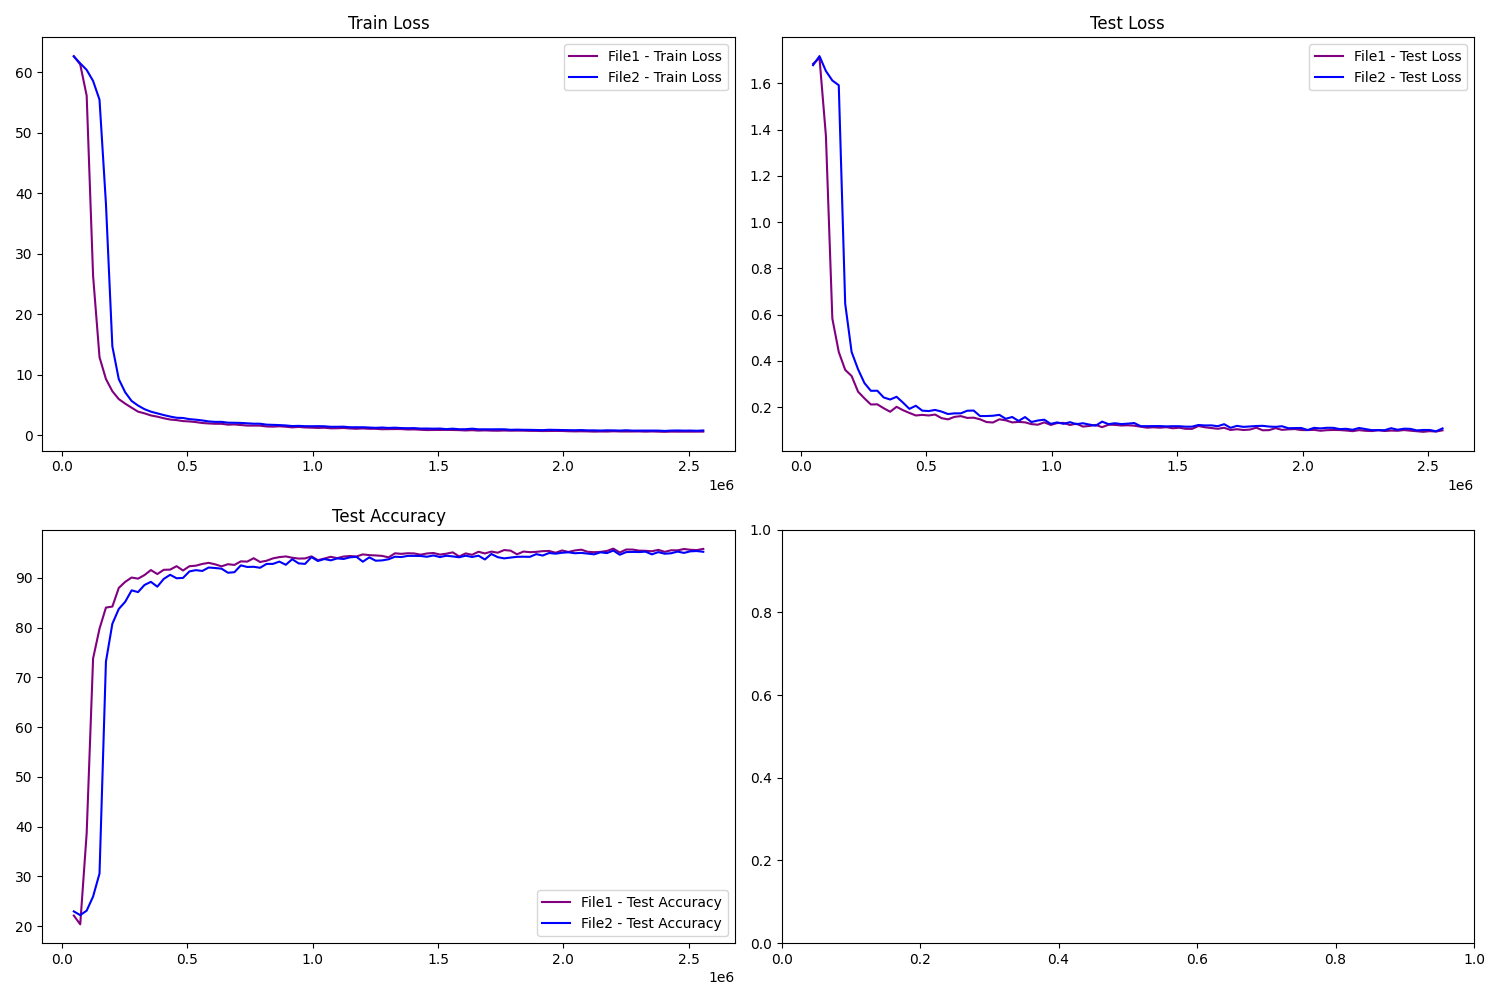

The Python source for this figure:
import matplotlib.pyplot as plt
import numpy as np
import pandas as pd
import argparse

# 读取命令行参数
parser = argparse.ArgumentParser()
parser.add_argument('--input1', type=str, required=True, help='输入文件1的路径')
parser.add_argument('--input2', type=str, required=True, help='输入文件2的路径')
parser.add_argument('--output', type=str, required=True, help='输出文件路径')
args = parser.parse_args()

# 读取两个文件的数据
data1 = pd.read_csv(args.input1, sep='\t', skiprows=[1])
data2 = pd.read_csv(args.input2, sep='\t', skiprows=[1])

# 创建子图
fig, axs = plt.subplots(2, 2, figsize=(15, 10))

# CIFAR 训练损失
axs[0, 0].plot(data1['DataNum'], data1['TrainLoss'], label='File1 - Train Loss', color='purple')
axs[0, 0].plot(data2['DataNum'], data2['TrainLoss'], label='File2 - Train Loss', color='blue')
axs[0, 0].set_title('Train Loss')
axs[0, 0].legend()

# CIFAR 测试损失
axs[0, 1].plot(data1['DataNum'], data1['TestLoss'], label='File1 - Test Loss', color='purple')
axs[0, 1].plot(data2['DataNum'], data2['TestLoss'], label='File2 - Test Loss', color='blue')
axs[0, 1].set_title('Test Loss')
axs[0, 1].legend()

# CIFAR 测试准确率
axs[1, 0].plot(data1['DataNum'], data1['TestAcc'], label='File1 - Test Accuracy', color='purple')
axs[1, 0].plot(data2['DataNum'], data2['TestAcc'], label='File2 - Test Accuracy', color='blue')
axs[1, 0].set_title('Test Accuracy')
axs[1, 0].legend()

# 调整布局
plt.tight_layout()

# 保存输出图像
plt.savefig(args.output)

# 输出差值最大
# 计算差值
train_loss_diff = np.abs(data1['TrainLoss'] - data2['TrainLoss'])
test_loss_diff = np.abs(data1['TestLoss'] - data2['TestLoss'])
test_acc_diff = np.abs(data1['TestAcc'] - data2['TestAcc'])

# 找到差值最大的x值
max_train_loss_idx = train_loss_diff.idxmax()
max_test_loss_idx = test_loss_diff.idxmax()
max_test_acc_idx = test_acc_diff.idxmax()

print(f"最大训练损失差值发生在 x = {data1['DataNum'][max_train_loss_idx]}, 差值 = {train_loss_diff[max_train_loss_idx]}")
print(f"最大测试损失差值发生在 x = {data1['DataNum'][max_test_loss_idx]}, 差值 = {test_loss_diff[max_test_loss_idx]}")
print(f"最大测试准确率差值发生在 x = {data1['DataNum'][max_test_acc_idx]}, 差值 = {test_acc_diff[max_test_acc_idx]}")
